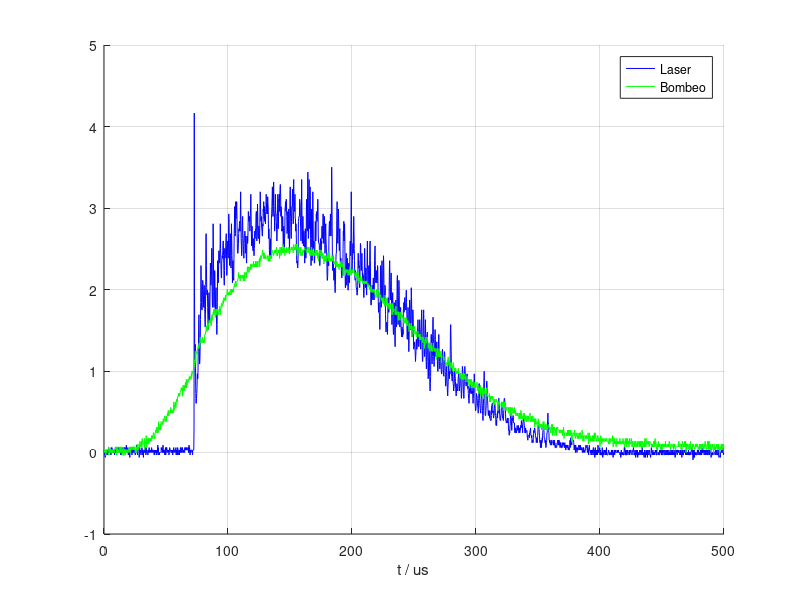

Reproduce this figure in MATLAB. (Note: this script raises an error after producing the figure.)
clc
close all
clear all
load mediciones1C2021.mat;

figure(1);
hold on;
plot(Tiempo/1e-6, Laser/mean(Laser), "b");
plot(Tiempo/1e-6, Bombeo/mean(Bombeo), "g");
grid on;
xlabel("t / us");
legend("Laser", "Bombeo");

%Parametros

TI = 3e5; %tiempo final?
c=3e8
h = 6.62e-34; %J.s  
lambda=1064e-9;
n=1.82;
sigma=2.8e-19 ;%cm2
tau_2=230e-6;
tau_1=30e-9;
tau_21=tau_2  ;%Esto no estoy seguro
v=c/lambda/n;
I_s = h*v/sigma/tau_2*(1+tau_1/tau_2*(1-tau_2/tau_21))^-1 ; # W/m^2
%parametros a variar para el ajuste 
beta = 5e-3;
R_p = 2e25; # m^-3 s^-1
tau_p = 100e-6;

[t, P, g] = qswitch(TI, beta, I_s, R_p, tau_p);
